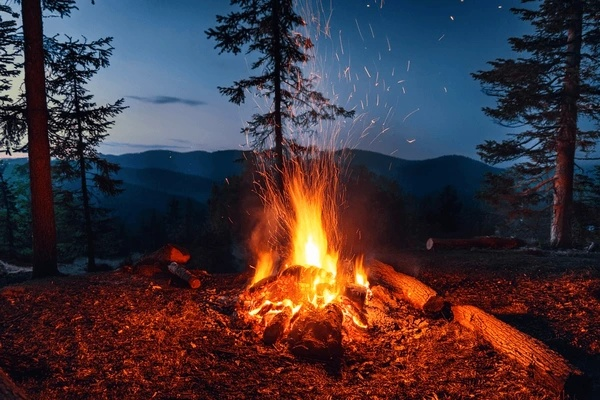
#> input picture image_alert.jpg, 600 x 400 px
$ python debug_detect_fire_smoke.py image_alert.jpg
#> lines starting #> are read from the running program, lines starting #| are printed output that depends on the picture; after the words box and inside, x2 and y2 are one past the last pixel; in counts of white or black regions, pixels touching at a corner belong together
# debug_detect_fire_smoke.py
import cv2
import numpy as np
import sys
import time

# ---------- EMAIL CONFIG ----------
import smtplib
from email.message import EmailMessage

EMAIL_USER = "t39775496@gmail.com"          # sender + receiver
EMAIL_TO   = "t39775496@gmail.com"          # email to receive alerts
EMAIL_PASS = "uvnzoepxrqnxrwqn"             # your 16-letter app password

EMAIL_COOLDOWN = 60  # seconds between video alerts


def send_email_alert(subject, body, image_path=None):
    msg = EmailMessage()
    msg["From"] = EMAIL_USER
    msg["To"] = EMAIL_TO
    msg["Subject"] = subject
    msg.set_content(body)

    # attach image if available
    if image_path is not None:
        try:
            with open(image_path, "rb") as f:
                data = f.read()
            msg.add_attachment(
                data,
                maintype="image",
                subtype="jpeg",
                filename="alert.jpg"
            )
        except Exception as e:
            print("⚠️ Could not attach image:", e)

    try:
        with smtplib.SMTP_SSL("smtp.gmail.com", 465) as smtp:
            smtp.login(EMAIL_USER, EMAIL_PASS)
            smtp.send_message(msg)
        print("📨 Email alert sent!")
        return True
    except Exception as e:
        print("❌ Email failed:", e)
        return False


# ---------- COLORS ----------
FIRE_COLOR = (0, 0, 255)    # RED
SMOKE_COLOR = (255, 0, 0)   # BLUE


# ---------- IMAGE MODE ----------
def classify_image(img_path):
#> called with img_path = 'image_alert.jpg'
    img = cv2.imread(img_path)
#> img is the input picture: shape (400, 600, 3); mean B, G, R 59.3, 52.7, 67.1
    if img is None:
        print("❌ Image not found:", img_path)
        return

    hsv = cv2.cvtColor(img, cv2.COLOR_BGR2HSV)
#> hsv: shape (400, 600, 3); mean H, S, V 89.5, 159.9, 91.3

    fire_mask = cv2.inRange(hsv, (0, 80, 80), (50, 255, 255))
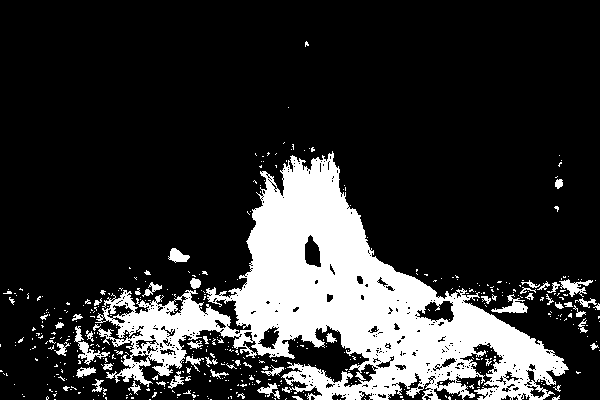
#> fire_mask: shape (400, 600); 19.4% white; 455 white regions (400 under 20 px), largest, box (x1, y1, x2, y2) and area: (95, 151, 569, 400) 41542, (74, 326, 110, 365) 341, (491, 294, 528, 313) 284
    smoke_mask = cv2.inRange(hsv, (0, 0, 60), (180, 70, 230))
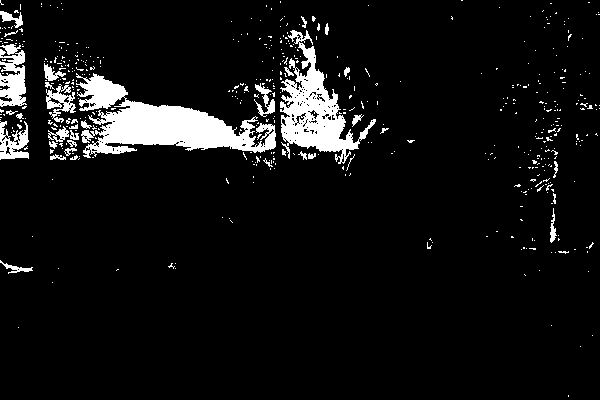
#> smoke_mask: shape (400, 600); 7.3% white; 512 white regions (475 under 20 px), largest, box (x1, y1, x2, y2) and area: (76, 73, 276, 158) 7197, (280, 30, 376, 164) 4428, (0, 44, 27, 107) 1158

    fire_pixels = cv2.countNonZero(fire_mask)
#> fire_pixels = 46459
    smoke_pixels = cv2.countNonZero(smoke_mask)
#> smoke_pixels = 17407
    total = max(fire_pixels + smoke_pixels, 1)
#> total = 63866

    fire_pct = fire_pixels * 100.0 / total
#> fire_pct = 72.74
    smoke_pct = smoke_pixels * 100.0 / total
#> smoke_pct = 27.26

    print(f"\n🔥 FIRE detected:  {fire_pct:.1f}%")
#| 🔥 FIRE detected:  72.7%
    print(f"💨 SMOKE detected: {smoke_pct:.1f}%\n")
#| 💨 SMOKE detected: 27.3%

    # -------- EMAIL ALERT FOR IMAGE MODE --------
    snap = "image_alert.jpg"
    cv2.imwrite(snap, img)

    subject = "🔥 FIRE ALERT (IMAGE)" if fire_pct > smoke_pct else "💨 SMOKE ALERT (IMAGE)"
#> subject = '🔥 FIRE ALERT (IMAGE)'
    body = f"Image detection:\nFire: {fire_pct:.1f}%\nSmoke: {smoke_pct:.1f}%"

    send_email_alert(subject, body, snap)
    print("📨 Email alert sent for image!")


# If an image path is provided → ONLY run image mode
if len(sys.argv) == 2:
    classify_image(sys.argv[1])
    sys.exit()
#> (the program exits here)
